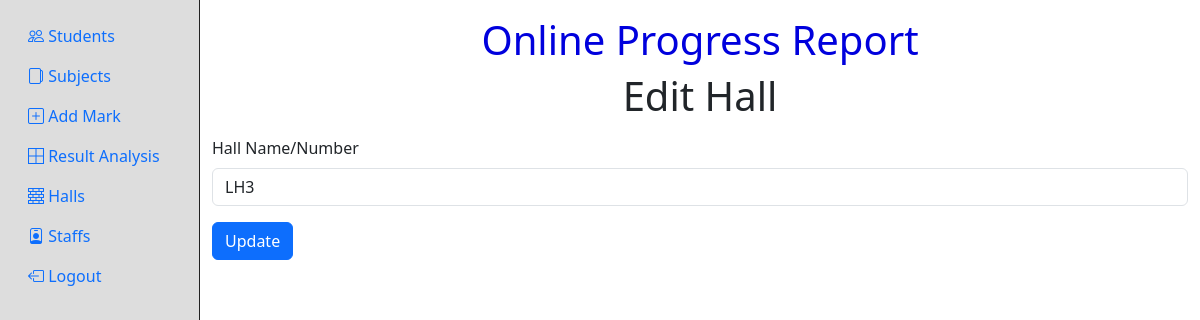
/edit-hall.php?id=3 (signed in), run on an earlier commit of the app's database.
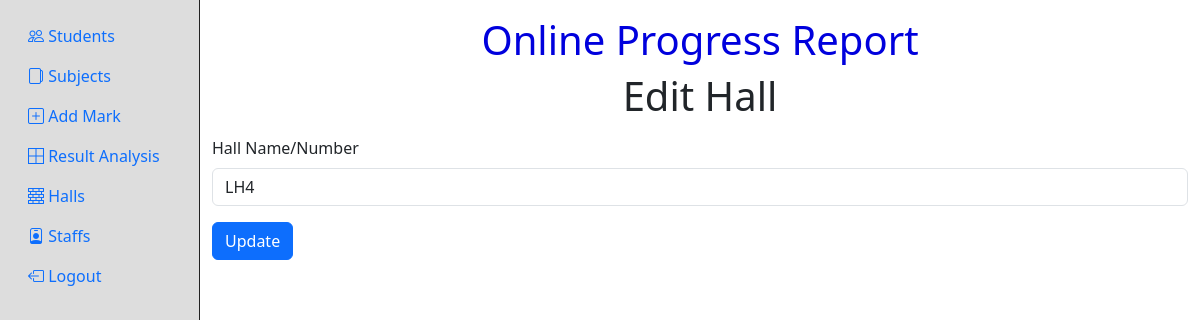
And on a later commit of the database.
### tables this page shows
CREATE TABLE `hall_details` (
  `id` int(11) NOT NULL,
  `hall_name` text NOT NULL
);

### edit-hall.php (the view, shortened to what this page needs)
<?php
if(isset($_REQUEST["id"])){
  $con = mysqli_connect(DB_HOST,DB_USERNAME,DB_PASSWORD,DB_NAME);
  $selectQuery = "SELECT * FROM `hall_details` WHERE `id` = '".$_REQUEST['id']."'";
  $result = mysqli_query($con,$selectQuery);
}
?>
<!DOCTYPE html>
<html lang="en">
<head>
  <link href="https://cdn.jsdelivr.net/npm/bootstrap@5.3.0-alpha1/dist/css/bootstrap.min.css" rel="stylesheet"
>
  <link rel="stylesheet" href="https://cdn.jsdelivr.net/npm/bootstrap-icons@1.10.3/font/bootstrap-icons.css">
</head>
<body>
  <div class="container-fluid h-100">
    <div class="row h-100">
      <?php include("sidebar.php"); ?>
      <div class="col-10 mt-3">
        <div class="row">
          <div class="col-12">
            <h2 style="text-align:center;font-size:40px;color:#00d">Online Progress Report</h2>
          </div>
        </div>
        <div class="row">
          <div class="col">
            <h1 class="title mb-3">Edit Hall</h1>
            <form action="" method="post">
              <?php while($row = mysqli_fetch_array($result, MYSQLI_ASSOC)){ ?>
              <div class="mb-3">
                <label for="hall_name" class="form-label">Hall Name/Number</label>
                <input class="form-control" id="hall_name" type="text" name="hall_name" value="<?php echo $row['hall_name']; ?>" />
              </div>
              <?php } ?>
              <div>
                <input class="btn btn-primary" type="submit" value="Update" />
              </div>
            </form>
          </div>
        </div>
      </div>
    </div>
  </div>
</body>
</html>

What changed in the data, as far as the page shows it:
changed hall_details: hall_name "LH3" → "LH4"
